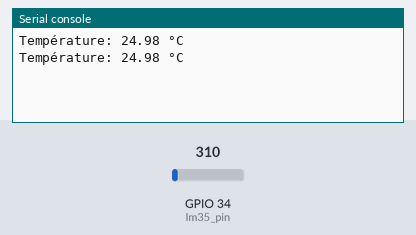
This program was run on a simulated ESP32 board running MicroPython. On the bench: the last lines printed to the serial console. Inputs (shaded band) come from the test bench; at power-on: GPIO 34 (lm35_pin) = 310 (analog values on the 0–4095 scale).

Above: at 1.2 s.
1.3 s: GPIO 34 (lm35_pin) set to 372
At 2.3 s:
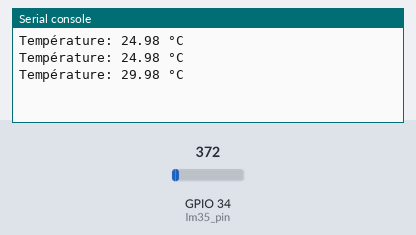
2.8 s: GPIO 34 (lm35_pin) set to 434
At 3.8 s:
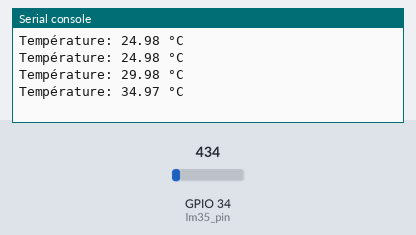
Timing chart, 0 to 5.8 s (numbered marks = the images above; inputs shaded):
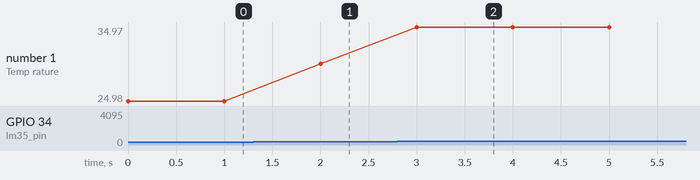

Measured:
- after the input at 1.3 s, the serial console: prints a new line after 0.70 s (image 1)
- after the input at 2.8 s, the serial console: prints a new line after 0.20 s (image 2)
- plotted number 1: 24.98 → 29.98 after the input at 1.3 s, 29.98 → 34.97 after the input at 2.8 s

The program:

lm35.py
```python
from machine import ADC, Pin
import time

# Configuration de la broche analogique
lm35_pin = ADC(Pin(34))  # Utilise GPIO 34 (vous pouvez changer selon votre connexion)
lm35_pin.atten(ADC.ATTN_11DB)  # Configuration d'atténuation pour lire jusqu'à 3.6V
lm35_pin.width(ADC.WIDTH_12BIT)  # Configuration de la résolution à 12 bits

def read_temperature():
    # Lire la valeur analogique
    value = lm35_pin.read()

    # Convertir la valeur lue en tension
    voltage = value * (3.3 / 4095)  # 3.3V pour ESP32 / 4095 pour 12 bits

    # Convertir la tension en température (LM35 : 10mV par °C)
    temperature = voltage * 100  # 1V = 100°C

    return temperature

while True:
    temp = read_temperature()
    print("Température: {:.2f} °C".format(temp))
    time.sleep(1)  # Attendre 1 seconde avant la prochaine lecture
```
